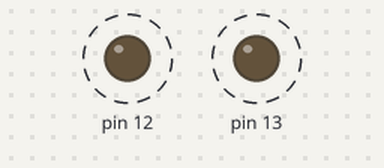
The sketch below on a simulated Arduino Uno, built with avr-gcc and run on an emulated ATmega328P. Parts: output pins drawn as LEDs (lit = HIGH). Dashed ring = blinking.

Above: at 0.7 s.
Timing chart, 0 to 3.0 s (numbered marks = the images above):
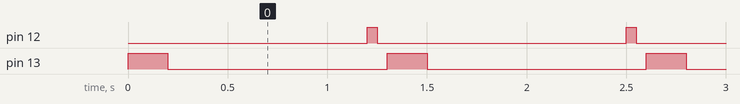

The sketch:

Blink_an_LED_With_Arduino_v2.ino
```cpp
// C++ code
//
/*
  This program blinks pin 13 of the Arduino (the
  built-in LED)
*/

void setup()
{
  pinMode(13, OUTPUT);
  pinMode(12, OUTPUT);
}

void loop()
{
  // helpful single-line comment here
  digitalWrite(13, HIGH);
  delay(200); // Wait for 1000 millisecond(s)
  // helpful single-line comment here
  digitalWrite(13, LOW);
  delay(1000); // Wait for 1000 millisecond(s)
  // helpful single-line comment here
  digitalWrite(12, HIGH);
  delay(50); // Wait for 1000 millisecond(s)
  // helpful single-line comment here
  digitalWrite(12, LOW);
  delay(50); // Wait for 1000 millisecond(s)
}
```

Measured:
- by itself, pin 12: alternates HIGH for 0.05 s and LOW for 1.3 s
- by itself, pin 13: alternates HIGH for 0.20 s and LOW for 1.1 s
- by itself, everything shown: repeats every 1.3 s, in 4 steps
